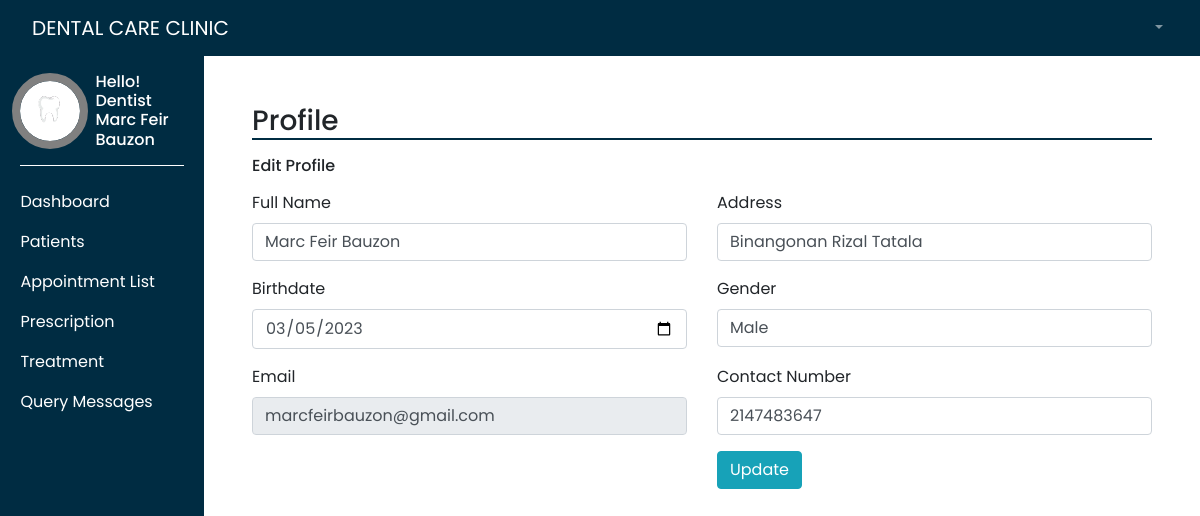
The app's page /dentistProfile.php (signed in) with its own data.
### tables this page shows
CREATE TABLE `dentist` (
  `dentistId` int(11) NOT NULL,
  `fullname` varchar(250) NOT NULL,
  `birthdate` varchar(250) NOT NULL,
  `address` varchar(250) NOT NULL,
  `gender` varchar(250) NOT NULL,
  `phone` varchar(250) NOT NULL,
  `email` varchar(250) NOT NULL,
  `password` varchar(250) NOT NULL,
  `position` varchar(250) NOT NULL
);

### dentistProfile.php (the view, shortened to what this page needs)
<?php
require_once "connection.php";
?>
<!DOCTYPE html>
<html lang="en">
<head>
    <link rel="stylesheet" href="styles/dashAdmin.css">
    <link rel="stylesheet" href="https://maxcdn.bootstrapcdn.com/bootstrap/4.0.0/css/bootstrap.min.css"/>
</head>
<body style="height: 100vh;">
    <div class="" style=" width: 100%">
        <?php require("templates/main-header.php"); ?>
    </div>
    <div class="d-flex" >
        <div class="bg-dark" style="width: 17%">
            <?php require("templates/sidebar.php"); ?>
        </div>
        <div style="width: 83%">
            <div class="p-5">
                <h3 style="border-bottom: 2px solid #002c42">Profile </h3>
                <h6 class="mt-3 mb-3">Edit Profile</h6>
                <?php
                    $dentistId = $_SESSION['id'];
                    $sqlp = "SELECT * FROM dentist WHERE dentistId ='$dentistId'";
                    $resultp = $conn->query($sqlp);
                ?>
                <?php if($resultp->num_rows > 0){?>
                <?php while($rows = $resultp->fetch_assoc()){?>
                <form action="" method="post" id="updateProfile-form" style="margin-bottom: 300px;">
                    <div class="row">
                        <div class="col-md-6">
                            <label for="">Full Name</label>
                            <input type="text" value="<?php echo $rows['fullname'];?>" name="fullname" class="form-control">
                        </div>
                        <div class="col-md-6">
                            <label for="">Address</label>
                            <input type="text" value="<?php echo $rows['address'];?>" name="address" class="form-control">
                        </div>
                    </div>
                    <div class="row mt-3">
                        <div class="col-md-6">
                            <label for="">Birthdate</label>
                            <input type="date" value="<?php echo $rows['birthdate'];?>" name="birthdate" class="form-control">
                        </div>
                        <div class="col-md-6">
                            <label for="">Gender</label>
                            <input type="text" value="<?php echo $rows['gender'];?>" name="gender" class="form-control">
                        </div>
                    </div>
                    <div class="row mt-3">
                        <div class="col-md-6">
                            <label for="">Email</label>
                            <input type="text" value="<?php echo $rows['email'];?>" class="form-control" disabled>
                        </div>
                        <div class="col-md-6">
                            <label for="">Contact Number</label>
                            <input type="text" value="<?php echo $rows['phone'];?>" name="phone"  class="form-control">
                        </div>
                    </div>
                    <div class="row mt-3">
                        <div class="col-md-6">
                        </div>
                        <div class="col-md-6">
                            <input type="button" class="btn btn-info" value="Update" id="updateProfile">
                        </div>
                    </div>
                </form>
                <?php }?>
            <?php }?>
            </div>
        </div>
    </div>
</body>
</html>

### styles/dashAdmin.css (style rules this page uses)
* { margin: 0; padding: 0; font-family: 'Poppins', sans-serif !important; box-sizing: border-box; }

### records on screen
dentist: fullname "Marc Feir Bauzon", address "Binangonan Rizal Tatala", birthdate "03/05/2023", gender "Male", email "marcfeirbauzon@gmail.com", phone "2147483647"

### other values on screen
$_SESSION['position'] "Dentist"
$_SESSION['fullname'] "Marc Feir Bauzon"
